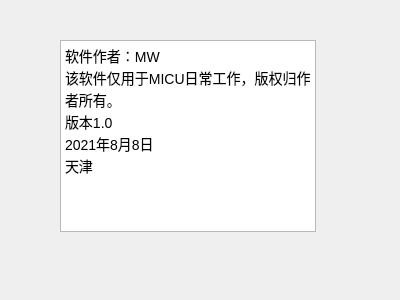
<?xml version="1.0" encoding="UTF-8"?>
<ui version="4.0">
 <class>Form</class>
 <widget class="QWidget" name="Form">
  <property name="windowModality">
   <enum>Qt::ApplicationModal</enum>
  </property>
  <property name="geometry">
   <rect>
    <x>0</x>
    <y>0</y>
    <width>400</width>
    <height>300</height>
   </rect>
  </property>
  <property name="windowTitle">
   <string>关于该软件</string>
  </property>
  <widget class="QTextBrowser" name="textBrowser">
   <property name="geometry">
    <rect>
     <x>60</x>
     <y>40</y>
     <width>256</width>
     <height>192</height>
    </rect>
   </property>
   <property name="html">
    <string>&lt;!DOCTYPE HTML PUBLIC &quot;-//W3C//DTD HTML 4.0//EN&quot; &quot;http://www.w3.org/TR/REC-html40/strict.dtd&quot;&gt;
&lt;html&gt;&lt;head&gt;&lt;meta name=&quot;qrichtext&quot; content=&quot;1&quot; /&gt;&lt;style type=&quot;text/css&quot;&gt;
p, li { white-space: pre-wrap; }
&lt;/style&gt;&lt;/head&gt;&lt;body style=&quot; font-family:'Noto Sans CJK SC'; font-size:10.5pt; font-weight:400; font-style:normal;&quot;&gt;
&lt;p style=&quot; margin-top:0px; margin-bottom:0px; margin-left:0px; margin-right:0px; -qt-block-indent:0; text-indent:0px;&quot;&gt;软件作者：MW&lt;/p&gt;
&lt;p style=&quot; margin-top:0px; margin-bottom:0px; margin-left:0px; margin-right:0px; -qt-block-indent:0; text-indent:0px;&quot;&gt;该软件仅用于MICU日常工作，版权归作者所有。&lt;/p&gt;
&lt;p style=&quot; margin-top:0px; margin-bottom:0px; margin-left:0px; margin-right:0px; -qt-block-indent:0; text-indent:0px;&quot;&gt;版本1.0&lt;/p&gt;
&lt;p style=&quot; margin-top:0px; margin-bottom:0px; margin-left:0px; margin-right:0px; -qt-block-indent:0; text-indent:0px;&quot;&gt;2021年8月8日&lt;/p&gt;
&lt;p style=&quot; margin-top:0px; margin-bottom:0px; margin-left:0px; margin-right:0px; -qt-block-indent:0; text-indent:0px;&quot;&gt;天津&lt;/p&gt;&lt;/body&gt;&lt;/html&gt;</string>
   </property>
  </widget>
 </widget>
 <resources/>
 <connections/>
</ui>
